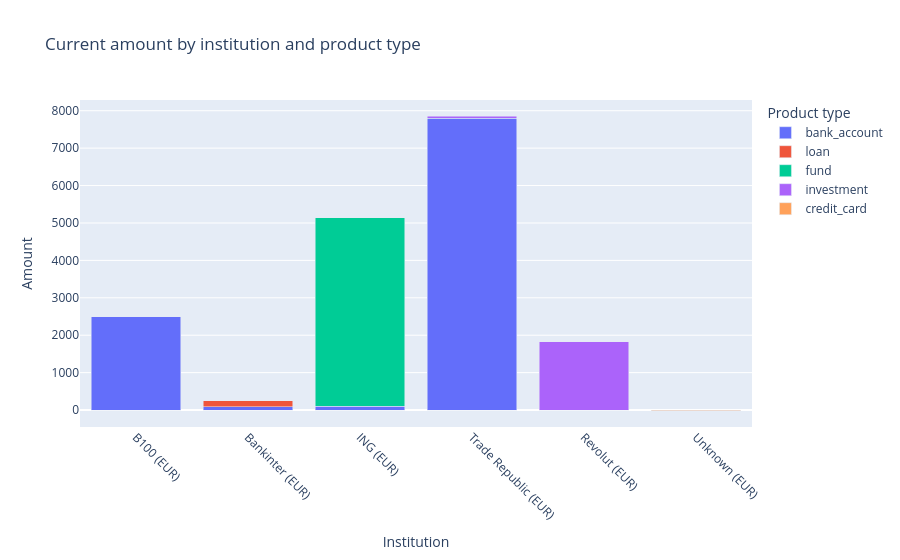

Notebook code for this chart:
### Markdown cell above
## Current amount by institution

### Code cell
institution_by_type = (
    latest_df[latest_df["product_type"] != "other"]
    .assign(institution=lambda dataframe: dataframe["institution"].fillna("Unknown"))
    .groupby(["institution", "currency", "product_type"], as_index=False)["amount"]
    .sum()
)
institution_by_type["label"] = (
    institution_by_type["institution"]
    + " ("
    + institution_by_type["currency"]
    + ")"
)

fig = px.bar(
    institution_by_type,
    x="label",
    y="amount",
    color="product_type",
    barmode="stack",
    title="Current amount by institution and product type",
    labels={
        "label": "Institution",
        "amount": "Amount",
        "product_type": "Product type",
    },
    hover_data={"amount": ":,.2f", "currency": True},
)
fig.update_xaxes(tickangle=45)
fig.show()

### Figure 1 — Plotly figure (JSON) as saved in the notebook; plotly's stock layout.template omitted (floating-point values rounded to 4 significant figures)
{"data": [{"customdata": [["EUR"], ["EUR"], ["EUR"], ["EUR"]], "hovertemplate": "Product type=bank_account<br>Institution=%{x}<br>Amount=%{y:,.2f}<br>currency=%{customdata[0]}<extra></extra>", "legendgroup": "bank_account", "marker": {"color": "#636efa", "pattern": {"shape": ""}}, "name": "bank_account", "orientation": "v", "showlegend": true, "textposition": "auto", "type": "bar", "x": ["B100 (EUR)", "Bankinter (EUR)", "ING (EUR)", "Trade Republic (EUR)"], "xaxis": "x", "y": [2490.0, 253.3, 103.5, 7803.0], "yaxis": "y"}, {"customdata": [["EUR"]], "hovertemplate": "Product type=loan<br>Institution=%{x}<br>Amount=%{y:,.2f}<br>currency=%{customdata[0]}<extra></extra>", "legendgroup": "loan", "marker": {"color": "#EF553B", "pattern": {"shape": ""}}, "name": "loan", "orientation": "v", "showlegend": true, "textposition": "auto", "type": "bar", "x": ["Bankinter (EUR)"], "xaxis": "x", "y": [-166.8], "yaxis": "y"}, {"customdata": [["EUR"]], "hovertemplate": "Product type=fund<br>Institution=%{x}<br>Amount=%{y:,.2f}<br>currency=%{customdata[0]}<extra></extra>", "legendgroup": "fund", "marker": {"color": "#00cc96", "pattern": {"shape": ""}}, "name": "fund", "orientation": "v", "showlegend": true, "textposition": "auto", "type": "bar", "x": ["ING (EUR)"], "xaxis": "x", "y": [5031.0], "yaxis": "y"}, {"customdata": [["EUR"], ["EUR"]], "hovertemplate": "Product type=investment<br>Institution=%{x}<br>Amount=%{y:,.2f}<br>currency=%{customdata[0]}<extra></extra>", "legendgroup": "investment", "marker": {"color": "#ab63fa", "pattern": {"shape": ""}}, "name": "investment", "orientation": "v", "showlegend": true, "textposition": "auto", "type": "bar", "x": ["Revolut (EUR)", "Trade Republic (EUR)"], "xaxis": "x", "y": [1821.0, 46.92], "yaxis": "y"}, {"customdata": [["EUR"]], "hovertemplate": "Product type=credit_card<br>Institution=%{x}<br>Amount=%{y:,.2f}<br>currency=%{customdata[0]}<extra></extra>", "legendgroup": "credit_card", "marker": {"color": "#FFA15A", "pattern": {"shape": ""}}, "name": "credit_card", "orientation": "v", "showlegend": true, "textposition": "auto", "type": "bar", "x": ["Unknown (EUR)"], "xaxis": "x", "y": [-15.89], "yaxis": "y"}], "layout": {"barmode": "stack", "legend": {"title": {"text": "Product type"}, "tracegroupgap": 0}, "title": {"text": "Current amount by institution and product type"}, "xaxis": {"anchor": "y", "domain": [0, 1], "tickangle": 45, "title": {"text": "Institution"}}, "yaxis": {"anchor": "x", "domain": [0, 1], "title": {"text": "Amount"}}}}
